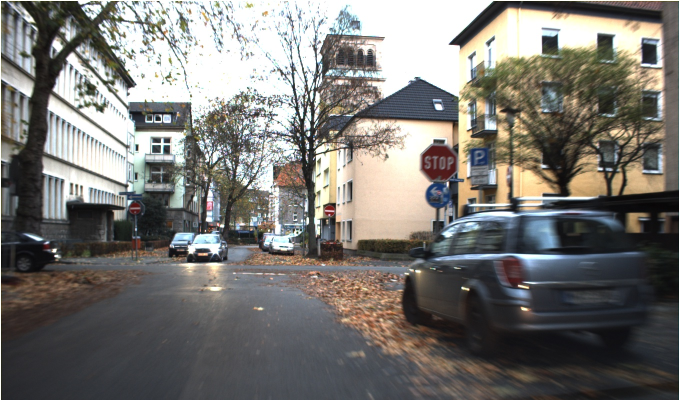
#> input picture dataset/validation/image-0.jpg, 1360 x 800 px (shown at 1/2 size)
$ python -i process.py   (imports and definitions only)   (older library calls are emulated)
#> lines starting #> are read from the running program, lines starting #| are printed output that depends on the picture; after the words box and inside, x2 and y2 are one past the last pixel; in counts of white or black regions, pixels touching at a corner belong together
### utils.py
import numpy as np
import cv2


# [34 lines left out: functions adjust_gamma, auto_canny, not called in this run]


def filter_sign_color(color, img_bgr):
    """preprocess the image for contour detection.
    Args:
        color: desired filter [yellow, blue, red].
        img_bgr: bgr image on which filter is applied.
    Return:
        img_bin: a binary image.
    """
    hsv = cv2.cvtColor(img_bgr, cv2.COLOR_BGR2HSV)
    low = np.array([0, 42, 0])
    high = np.array([180, 255, 255])
    mask = cv2.inRange(hsv, low, high)
    hsv = cv2.bitwise_and(hsv, hsv, mask=mask)
    adjusted_hsv = hsv

    if color == 'yellow':
        # yellow hsv mask
        blue_lower = np.array([17, 100, 60], np.uint8)
        blue_upper = np.array([30, 255, 255], np.uint8)
        img_ybin = cv2.inRange(adjusted_hsv, blue_lower, blue_upper)

        return img_ybin

    elif color == 'blue':
        # blue hsv mask
        blue_lower = np.array([100, 130, 0], np.uint8)
        blue_upper = np.array([140, 255, 255], np.uint8)
        img_bbin = cv2.inRange(adjusted_hsv, blue_lower, blue_upper)

        return img_bbin

    elif color == 'red':
        # lower red hsv mask
        lower_red = np.array([0, 80, 0])
        upper_red = np.array([12, 255, 255])
        mask0 = cv2.inRange(adjusted_hsv, lower_red, upper_red)
        # upper red hsv mask
        lower_red = np.array([140, 70, 0])
        upper_red = np.array([180, 255, 255])
        mask1 = cv2.inRange(adjusted_hsv, lower_red, upper_red)

        img_rbin = np.maximum(mask0, mask1)

        return img_rbin


def preprocess_img(color, img_bgr, erode_dilate=True):
    """preprocess the image for contour detection.
    Args:
        img_bgr: source image.
        erode_dilate: erode and dilate or not.
    Return:
        img_bin: a binary image (blue and red).
    """
    rows, cols, _ = img_bgr.shape
    img_bin = filter_sign_color(color, img_bgr)

    if erode_dilate is True:
        kernel_erosion = np.ones((9, 9), np.uint8)
        kernel_dilation = np.ones((9, 9), np.uint8)
        img_bin = cv2.erode(img_bin, kernel_erosion, iterations=2)
        img_bin = cv2.dilate(img_bin, kernel_dilation, iterations=2)

    return img_bin


def detect_contours(img_bin, min_area=0, max_area=-1, wh_ratio=2.0):
    """detect contours in a binary image.
    Args:
        img_bin: a binary image.
        min_area: the minimum area of the contours detected.
            (default: 0)
        max_area: the maximum area of the contours detected.
            (default: -1, no maximum area limitation)
        wh_ratio: the ration between the large edge and short edge.
            (default: 2.0)
    Return:
        rects: a list of rects enclosing the contours. if no contour is detected, rects=[]
    """
    rects = []
    _, contours, _ = cv2.findContours(img_bin.copy(), cv2.RETR_EXTERNAL, cv2.CHAIN_APPROX_NONE)
    if len(contours) == 0:
        return rects

    max_area = img_bin.shape[0] * img_bin.shape[1] if max_area < 0 else max_area
    for contour in contours:
        area = cv2.contourArea(contour)
        if min_area <= area <= max_area:
            x, y, w, h = cv2.boundingRect(contour)
            if 1.0 * w / h < wh_ratio and 1.0 * h / w < wh_ratio:
                rects.append([x, y, w, h])
    return rects


# [72 lines left out: functions draw_rects_on_img, hog_extra_and_svm_class, center_crop, not called in this run]

### process.py
import os
import pickle
import shutil

from utils import *

# folder used to store detection images
# [3 lines not run here, left out]

# OPTIONS #
EQUALIZE_HSV = 0
EQUALIZE_RGB = 1

colors = ['yellow', 'red', 'blue']
'''
    Class names were labeled in serbian in dataset provided by university.

    TRANSLATION:

        OPASNOST - DANGER
        ZABRANA - FORBIDDEN
        DRUGI - OTHER
        OBAVEZNO_KRETANJE - REQUIRED_MOVEMENT

'''
cls_names = ["OPASNOST", "ZABRANA", "DRUGI", "OBAVEZNO_KRETANJE", "background"]


# [55 lines left out: functions train_or_load_traffic_sign_model, generate_bounding_boxes, not called in this run]


def detect_traffic_signs_from_image(model_path, image_path, hsv_or_rgb):

#> called with model_path = 'model/model_19_12', image_path = 'dataset/validation/image-0.jpg', hsv_or_rgb = 0
    detections = []

    img = cv2.imread(image_path)
#> img is the input picture: shape (800, 1360, 3); mean B, G, R 114.5, 118.5, 120.5
    img_initial = img

    if hsv_or_rgb == EQUALIZE_RGB:
        img[:, :, 0] = cv2.equalizeHist(img[:, :, 0])
        img[:, :, 1] = cv2.equalizeHist(img[:, :, 1])
        img[:, :, 2] = cv2.equalizeHist(img[:, :, 2])
    else:
        img_hsv = cv2.cvtColor(img, cv2.COLOR_BGR2HSV)
#> img_hsv: shape (800, 1360, 3); mean H, S, V 65.8, 38.6, 126.2
        img_hsv[:, :, 2] = cv2.equalizeHist(img_hsv[:, :, 2])
#> img_hsv: shape (800, 1360, 3); mean H, S, V 65.8, 38.6, 130.8
        img = cv2.cvtColor(img_hsv, cv2.COLOR_HSV2BGR)
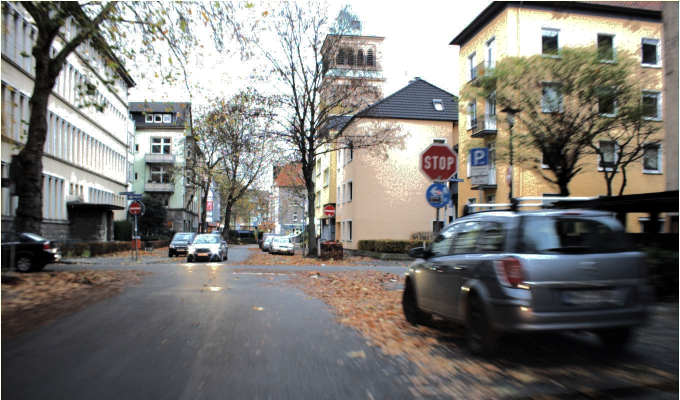
#> img: shape (800, 1360, 3) (shown at 1/2 size); mean B, G, R 118.3, 122.3, 124.5

    rows, cols, _ = img.shape
#> rows = 800; cols = 1360
    for color in colors:
        img_bin = preprocess_img(color, img, False)
        min_area = img_bin.shape[0] * img.shape[1] / (255 * 255)
        rects = detect_contours(img_bin, min_area=min_area)

        clf = pickle.load(open(model_path, 'rb'))
        img_bbx = img_initial.copy()

        for rect in rects:

            x1, x2, y1, y2, cls_name, prop = generate_bounding_boxes(rect, cols, rows, color, img_initial, clf)

            if cls_name is not "background":
                if color == "yellow":
                    cv2.rectangle(img_bbx, (x1, y1), (x2, y2), (0, 255, 0), 2)
                    cv2.putText(img_bbx, cls_name + ' ' + str(prop), (x1, y1), 1, 1.5, (0, 255, 0), 1)
                    label = [x1, y1, x2, y2, cls_name]
                else:
                    cv2.rectangle(img_bbx, (rect[0], rect[1]), (rect[0] + rect[2], rect[1] + rect[3]), (0, 255, 0), 2)
                    cv2.putText(img_bbx, cls_name + ' ' + str(prop), (rect[0], rect[1]), 1, 1.5, (0, 255, 0), 1)
                    label = [rect[0], rect[1], rect[0] + rect[2], rect[1] + rect[3], cls_name]

                detections.append(label)
                if color == 'yellow' and cls_name != 'DRUGI':
                    detections.pop()
                if color == 'red' and cls_name == 'OBAVEZNO_KRETANJE':
                    detections.pop()
                if color == 'blue' and cls_name != 'OBAVEZNO_KRETANJE':
                    detections.pop()
                cv2.imwrite('detections/' + image_path[21:].replace('.jpg', '') + '_' + color + "_detect_result.jpg", img_bbx)
#> this loop made 1 pass
#> pass 1, in filter_sign_color, `mask = cv2.inRange(hsv, low, high)`:
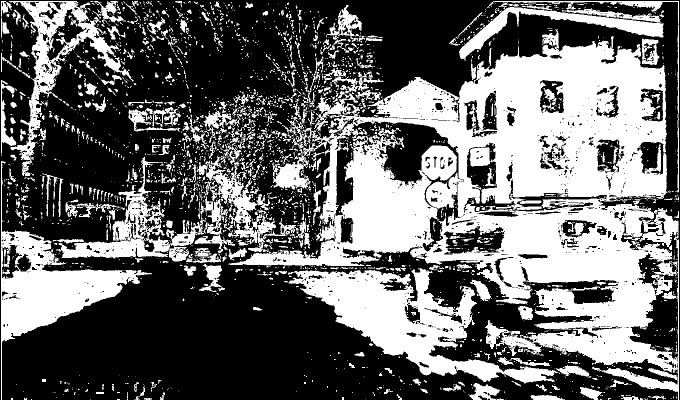
#> mask: shape (800, 1360) (shown at 1/2 size); 41.1% white; 3062 white regions (2511 under 20 px), largest, box (x1, y1, x2, y2) and area: (456, 59, 1358, 800) 256641, (576, 536, 1120, 767) 41847, (2, 322, 304, 800) 28531
#> pass 1, in filter_sign_color, `img_ybin = cv2.inRange(adjusted_hsv, blue_lower, blue_upper)`:
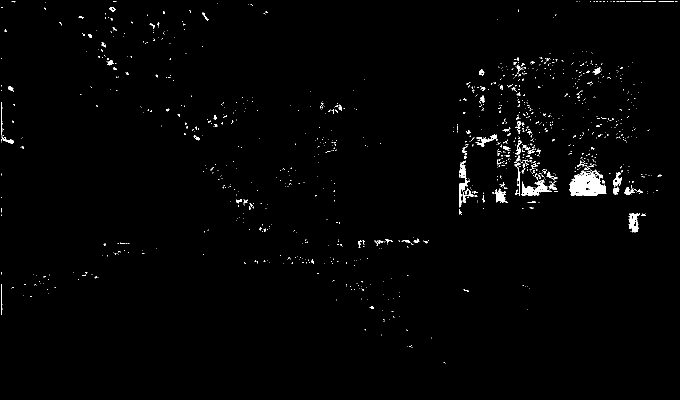
#> img_ybin: shape (800, 1360) (shown at 1/2 size); 1.2% white; 1130 white regions (1036 under 20 px), largest, box (x1, y1, x2, y2) and area: (1139, 339, 1213, 392) 2558, (1043, 360, 1104, 392) 823, (918, 321, 939, 415) 618
#> after the loop, detections = []

    return detections


def detect_traffic_signs(image_path, model_path='model/model_19_12'):

    print(image_path)
    detections_hsv = detect_traffic_signs_from_image(model_path, image_path, EQUALIZE_HSV)
    if len(detections_hsv) > 0:
        print(detections_hsv)
        return detections_hsv
    else:
        detections_rgb = detect_traffic_signs_from_image(model_path, image_path, EQUALIZE_RGB)
        print(detections_rgb)
        return detections_rgb

#> (the run stopped early here; a loop or call above may not have finished)

$ run again, on dataset/validation/image-1.jpg
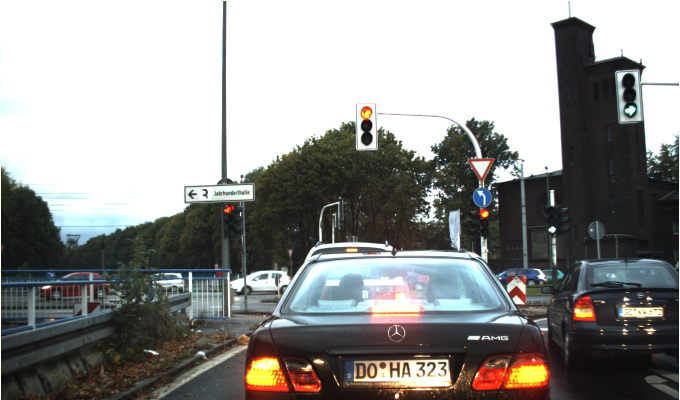
#> input picture dataset/validation/image-1.jpg, 1360 x 800 px (shown at 1/2 size)
#> in detect_traffic_signs_from_image, img is the input picture: shape (800, 1360, 3); mean B, G, R 143.2, 145.2, 145.2
#> the loop in detect_traffic_signs_from_image, `for color in colors:` made 1 pass
#> pass 1, in filter_sign_color, `mask = cv2.inRange(hsv, low, high)`:
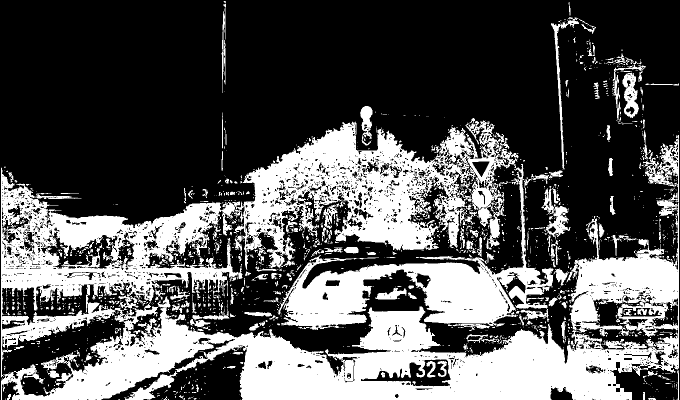
#> mask: shape (800, 1360) (shown at 1/2 size); 33.4% white; 1938 white regions (1658 under 20 px), largest, box (x1, y1, x2, y2) and area: (2, 241, 1358, 800) 281722, (555, 328, 1107, 660) 42778, (1082, 377, 1141, 479) 1976
#> pass 1, in filter_sign_color, `img_ybin = cv2.inRange(adjusted_hsv, blue_lower, blue_upper)`:
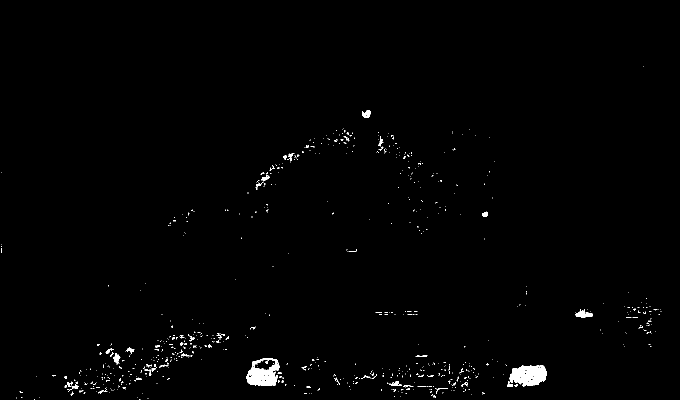
#> img_ybin: shape (800, 1360) (shown at 1/2 size); 0.9% white; 741 white regions (687 under 20 px), largest, box (x1, y1, x2, y2) and area: (1019, 730, 1094, 773) 2316, (493, 716, 559, 772) 2215, (1151, 619, 1185, 635) 301
#> after the loop in detect_traffic_signs_from_image, `for color in colors:`: detections = []
